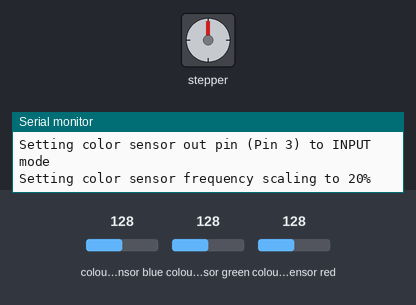
The sketch below on a simulated Arduino Uno, built with avr-gcc and run on an emulated ATmega328P. Shown: stepper motor, the last lines printed to the serial monitor. Wiring (inferred from the names in the program): TCS3200 colour sensor: output pin 3; S2 pin 4; S3 pin 5; S0 pin 6; S1 pin 7. The test bench sets the inputs (shaded band); at power-on: colour sensor blue 128, colour sensor green 128, colour sensor red 128. Stepper angles assume 200 steps per turn.

Above: at 0.3 s.
At 2.15 s:
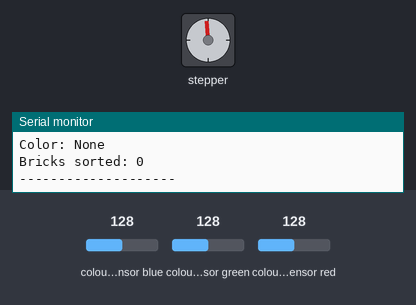
At 4.0 s:
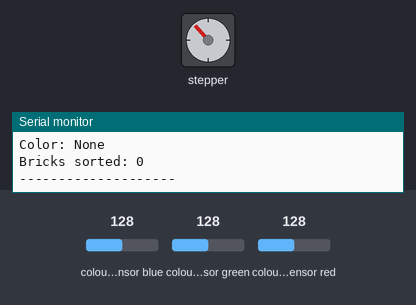
Timing chart, 0 to 8.9 s (numbered marks = the images above):
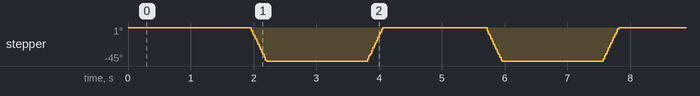

Measured:
- by itself, stepper: turns 45° counter-clockwise in 0.24 s, then 45° clockwise in 0.24 s, repeating every 3.8 s

The sketch:

lego_sortering_main.ino
```cpp
  /*
    Group 4 - Jonas Sundgaard, Jacob Feldbak & Thomas Therkelsen
    Mercantec - Viborg College of Technology

    Main software for mini excavator
    Sketch initiated 13/03-2019
    Latest update 14/06-2019
  */

  //      #######    ########     #######  #             #####     ########       ###      #########   ##########     #####     ##      #    #######
  //      #      #   #           #         #            #     #    #       #     #   #         #           #         #     #    # #     #   #       #
  //      #       #  #          #          #           #       #   #       #    #     #        #           #        #       #   #  #    #   #
  //      #       #  #####      #          #           #########   ########    #########       #           #        #       #   #   #   #    #######
  //      #       #  #          #          #           #       #   #       #   #       #       #           #        #       #   #    #  #           #
  //      #      #   #           #         #           #       #   #       #   #       #       #           #         #     #    #     # #   #       #
  //      #######    ########     #######  #########   #       #   #       #   #       #       #       #########      #####     #      ##    #######

  // Include the library needed for controlling a stepper motor
  #include <Stepper.h>

  // Steps per revolution (360 divided by angle degree increment pr. step)
  const int stepsPerRev = 200;
  // Stepper speed in RPM
  int stepSpd = 30;
  // Rotation value needed for sorting colors with the step motor
  int rotVal = 0;

  // Stepper pins
  #define AA 11
  #define AB 10
  #define BA 9
  #define BB 8

  // Initialize the stepper library with stepsPerRev amount of steps per revolution
  Stepper rotate(stepsPerRev, AA, AB, BA, BB);

  // Relay pin
  #define R1 12

  // Color sensor pins
  #define S0 6
  #define S1 7
  #define S2 4
  #define S3 5
  #define sensorOut 3

  // Stores color frequency read by the photodiodes
  int r, g, b = 0;
  int buff = 5;

  // Stores amount of bricks sorted
  int bricksSorted = 0;

  // Variables needed for timers
  unsigned long curMillis = 0;
  unsigned long prevMillis = 0;
  const long inter = 100;
  unsigned long loops = 0;

  // String for storing which color the color sensor registers
  String color = "None";

  //       #######    #########   #########   #        #   ########
  //      #       #   #               #       #        #   #       #
  //      #           #               #       #        #   #       #
  //       #######    #####           #       #        #   ########
  //              #   #               #       #        #   #
  //      #       #   #               #        #      #    #
  //       #######    #########       #         ######     #

  void setup() {
    // Begins serial communication
    Serial.begin(9600);
    Serial.println("--------------------");
    Serial.println("STARTING SETUP");
    Serial.println("Initializing sorting software");
    Serial.println("Setting stepper motor speed to " + String(stepSpd) + " RPM");
	// Sets motor speed
    rotate.setSpeed(stepSpd);

    // Setting the sensor pins and relay pins as output pins
    Serial.print("Setting color sensor pins (Pin ");
    Serial.println(String(S0) + ", " + String(S1) + ", "  + String(S2) + " & "  + String(S3) + ") to OUTPUT mode");
    pinMode(S0, OUTPUT);
    pinMode(S1, OUTPUT);
    pinMode(S2, OUTPUT);
    pinMode(S3, OUTPUT);
    Serial.println("Setting relay pin (Pin " + String(R1) + ") to OUTPUT mode");
    pinMode(R1, OUTPUT);

    // Setting the sensorOut as input pin
    Serial.println("Setting color sensor out pin (Pin " + String(sensorOut) + ") to INPUT mode");
    pinMode(sensorOut, INPUT);

    // Setting frequency scaling to 20%
    Serial.println("Setting color sensor frequency scaling to 20%");
    digitalWrite(S0, HIGH);
    digitalWrite(S1, LOW);
  }

  //      #              #####       #####     ########
  //      #             #     #     #     #    #       #
  //      #            #       #   #       #   #       #
  //      #            #       #   #       #   #######
  //      #            #       #   #       #   #
  //      #             #     #     #     #    #
  //      #########      #####       #####     #

  void loop() {
    // Runs the functions
    statusDisplay();
    colorRead();
    delay(500);
    colorSort();
    loops++;
  }

  //      ########    #########     #####     #######
  //      #       #   #            #     #    #      #
  //      #       #   #           #       #   #       #
  //      ########    #####       #########   #       #
  //      #       #   #           #       #   #       #
  //      #       #   #           #       #   #      #
  //      #       #   #########   #       #   #######

  void colorRead() {
    // Setting RED (R) filtered photodiodes to be read
    digitalWrite(S2, LOW);
    digitalWrite(S3, LOW);
    // Reading the output frequency
    r = pulseIn(sensorOut, LOW);

    // Setting GREEN (G) filtered photodiodes to be read
    digitalWrite(S2, HIGH);
    digitalWrite(S3, HIGH);
    // Reading the output frequency
    g = pulseIn(sensorOut, LOW);

    // Setting BLUE (B) filtered photodiodes to be read
    digitalWrite(S2, LOW);
    digitalWrite(S3, HIGH);
    // Reading the output frequency
    b = pulseIn(sensorOut, LOW);

    // Checks the color based on the frequencies
    if (95 - buff < r && r < 115 + buff && 190 - buff < g && g < 205 + buff && 145 - buff < b && b < 155 + buff) {
      color = "Red";
      rotVal = 25;
    } else if (130 - buff < r && r < 140 + buff && 95 - buff < g && g < 100 + buff && 90 - buff < b && b < 95 + buff) {
      color = "Green";
      rotVal = 50;
    } else if (150 - buff < r && r < 170 + buff && 90 - buff < g && g < 104 + buff && 55 - buff < b && b < 60 + buff) {
      color = "Blue";
      rotVal = 75;
    } else if (r == 0 && g == 0 && b == 0) {
      color = "None";
      rotVal = 0;
    } else {
      color = "Default";
      rotVal = -25;
    }
  }

  //       #######      #######     #########    ##########
  //      #       #    #       #    #        #        #
  //      #           #         #   #        #        #
  //       #######    #         #   #########         #
  //              #   #         #   #        #        #
  //      #       #    #       #    #        #        #
  //       #######      #######     #        #        #

  void colorSort() {
    if (rotVal != 0) {
      delay(1000);
      rotate.step(rotVal);
      delay(500);
      digitalWrite(R1, LOW);
      delay(100);
      digitalWrite(R1, HIGH);
      delay(1000);
      rotate.step(-rotVal);
    }
  }

  //       #######    #########     #####     #########   #       #    #######
  //      #       #       #        #     #        #       #       #   #       #
  //      #               #       #       #       #       #       #   #
  //       #######        #       #########       #       #       #    #######
  //              #       #       #       #       #       #       #           #
  //      #       #       #       #       #       #        #     #    #       #
  //       #######        #       #       #       #         #####      #######

  void statusDisplay() {
    curMillis = millis();

    // Prints the color frequencies and registered color in the serial monitor every time a given interval has passed
    if (true) {
      //curMillis - prevMillis >= inter
      prevMillis = curMillis;
      int sinceStart = millis() / 1000;

      Serial.println("--------------------");
      Serial.println("TIME:");
      Serial.println("Time passed since start: " + String(sinceStart) + " seconds");

      Serial.println("Times looped since start: " + String(loops));
      Serial.println();

      Serial.println("COLOR:");
      Serial.println("Raw frequencies: " + String(r) + ",  " + String(g) + ",  " + String(b));
      Serial.println("Color: " + String(color));
      Serial.println();

      Serial.println("Bricks sorted: " + String(bricksSorted));
      Serial.println("--------------------");
      Serial.println();
      Serial.println();
      Serial.println();
      Serial.println();
      Serial.println();
      Serial.println();
      Serial.println();
      Serial.println();
    }
  }
```
